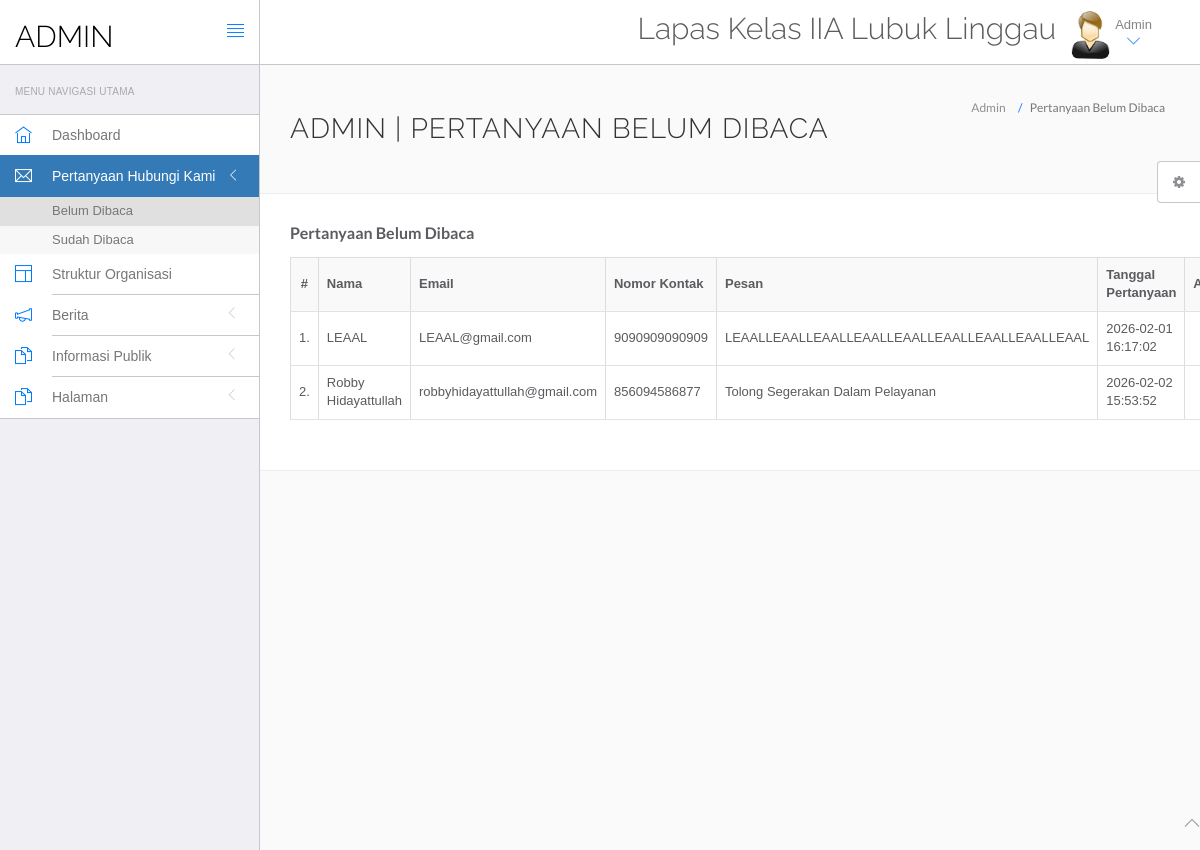
The app's page /hms/admin/unread-queries.php (signed in) with its own data.
### tables this page shows
CREATE TABLE `tblcontactus` (
  `id` int(11) NOT NULL,
  `fullname` varchar(255) DEFAULT NULL,
  `email` varchar(255) DEFAULT NULL,
  `contactno` bigint(12) DEFAULT NULL,
  `message` mediumtext DEFAULT NULL,
  `PostingDate` timestamp NULL DEFAULT current_timestamp(),
  `AdminRemark` mediumtext DEFAULT NULL,
  `LastupdationDate` timestamp NULL DEFAULT NULL ON UPDATE current_timestamp(),
  `IsRead` int(11) DEFAULT NULL
);

### hms/admin/unread-queries.php (the view, shortened to what this page needs)
<?php
include('include/config.php');
if(strlen($_SESSION['id']==0)) {
 header('location:logout.php');
  } else{
?>
<!DOCTYPE html>
<html lang="id">
	<head>
		<link rel="stylesheet" href="vendor/bootstrap/css/bootstrap.min.css">
		<link rel="stylesheet" href="vendor/fontawesome/css/font-awesome.min.css">
		<link rel="stylesheet" href="vendor/themify-icons/themify-icons.min.css">
		<link href="vendor/animate.css/animate.min.css" rel="stylesheet" media="screen">
		<link href="vendor/perfect-scrollbar/perfect-scrollbar.min.css" rel="stylesheet" media="screen">
		<link href="vendor/switchery/switchery.min.css" rel="stylesheet" media="screen">
		<link href="vendor/bootstrap-touchspin/jquery.bootstrap-touchspin.min.css" rel="stylesheet" media="screen">
		<link href="vendor/select2/select2.min.css" rel="stylesheet" media="screen">
		<link href="vendor/bootstrap-datepicker/bootstrap-datepicker3.standalone.min.css" rel="stylesheet" media="screen">
		<link href="vendor/bootstrap-timepicker/bootstrap-timepicker.min.css" rel="stylesheet" media="screen">
		<link rel="stylesheet" href="assets/css/styles.css">
		<link rel="stylesheet" href="assets/css/plugins.css">
		<link rel="stylesheet" href="assets/css/themes/theme-1.css" id="skin_color" />
	</head>
	<body>
		<div id="app">
<?php include('include/sidebar.php');?>
			<div class="app-content">
						<?php include('include/header.php');?>
				<div class="main-content" >
					<div class="wrap-content container" id="container">
						<section id="page-title">
							<div class="row">
								<div class="col-sm-8">
									<h1 class="mainTitle">Admin | Pertanyaan Belum Dibaca</h1>
								</div>
								<ol class="breadcrumb">
									<li>
										<span>Admin</span>
									</li>
									<li class="active">
										<span>Pertanyaan Belum Dibaca</span>
									</li>
								</ol>
							</div>
						</section>
						<div class="container-fluid container-fullw bg-white">
									<div class="row">
								<div class="col-md-12">
									<h5 class="over-title margin-bottom-15"><span class="text-bold">Pertanyaan Belum Dibaca</span></h5>
									<table class="table table-hover" id="sample-table-1">
										<thead>
											<tr>
												<th class="center">#</th>
												<th>Nama</th>
												<th class="hidden-xs">Email</th>
												<th>Nomor Kontak</th>
												<th>Pesan</th>
												<th>Tanggal Pertanyaan</th>
												<th>Aksi</th>
											</tr>
										</thead>
										<tbody>
<?php
$sql=mysqli_query($con,"select * from tblcontactus where IsRead is null");
$cnt=1;
while($row=mysqli_fetch_array($sql))
{
?>
											<tr>
												<td class="center"><?php echo $cnt;?>.</td>
												<td class="hidden-xs"><?php echo $row['fullname'];?></td>
												<td><?php echo $row['email'];?></td>
												<td><?php echo $row['contactno'];?></td>
												<td><?php echo $row['message'];?></td>
												<td><?php echo $row['PostingDate'];?></td>
												<td >
												<div class="visible-md visible-lg hidden-sm hidden-xs">
							<a href="query-details.php?id=<?php echo $row['id'];?>" class="btn btn-transparent btn-lg" title="Lihat Detail"><i class="fa fa-file"></i></a>
												</div>
												</td>
											</tr>
											<?php
$cnt=$cnt+1;
											 }?>
										</tbody>
									</table>
								</div>
							</div>
								</div>
							</div>
						</div>
					</div>
				</div>
	<?php include('include/footer.php');?>
	<?php include('include/setting.php');?>
	</body>
</html>
<?php } ?>

### hms/admin/assets/css/themes/theme-1.css (style rules this page uses)
body { background: #FAFAFA; }

### hms/admin/unread-queries.php (style rules this page uses)
.table { width: 100%; border-collapse: collapse; margin-bottom: 20px; background-color: #ffffff; border: 1px solid #ddd; }
.table thead th { background-color: #f9f9f9; color: #333; font-weight: 600; border: 1px solid #ddd; padding: 12px 15px; text-align: left; font-size: 13px; }
.table thead th.center { text-align: center; }
.table tbody td { padding: 12px 15px; border: 1px solid #ddd; color: #555; font-size: 13px; vertical-align: middle; }
.table tbody td.center { text-align: center; }
.table tbody tr { background-color: #ffffff; transition: background-color 0.2s ease; }
.btn-transparent { background: transparent; border: none; color: #337ab7; padding: 5px 10px; cursor: pointer; transition: color 0.2s ease; }

### records on screen
tblcontactus: fullname "LEAAL", email "LEAAL@gmail.com", contactno "9090909090909", message "LEAALLEAALLEAALLEAALLEAALLEAALLEAALLEAALLEAAL", PostingDate "2026-02-01 16:17:02"
tblcontactus: fullname "Robby Hidayattullah", email "robbyhidayattullah@gmail.com", contactno "856094586877", message "Tolong Segerakan Dalam Pelayanan", PostingDate "2026-02-02 15:53:52"
